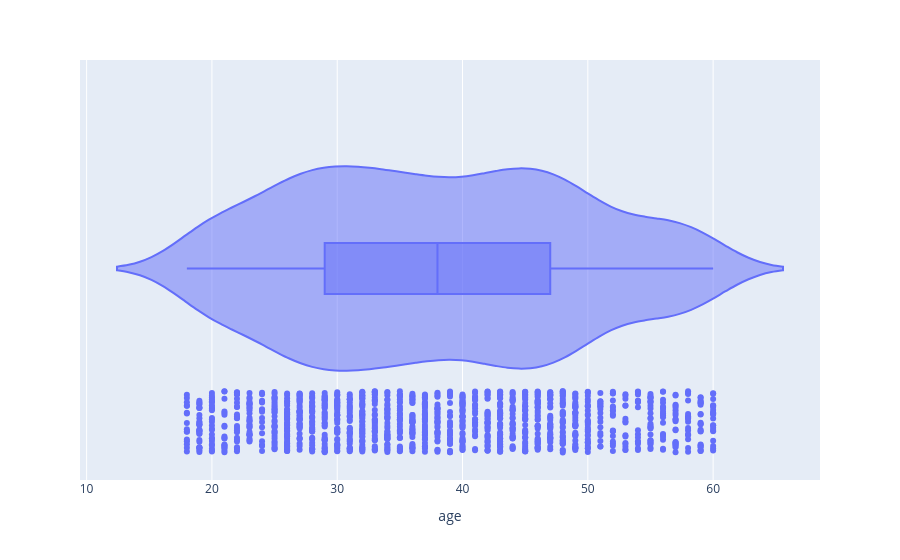

Here is the notebook cell this chart was saved with:
### Code cell
px.violin(data_frame=df,x='age',box=True,points='all')

### Figure 1 — Plotly figure (JSON) as saved in the notebook; plotly's stock layout.template omitted (floating-point values rounded to 4 significant figures; data arrays with more than 128 entries replaced by an {"elided": "..."} marker saying what was removed)
{"data": [{"alignmentgroup": "True", "box": {"visible": true}, "hovertemplate": "age=%{x}<extra></extra>", "legendgroup": "", "marker": {"color": "#636efa"}, "name": "", "offsetgroup": "", "orientation": "h", "points": "all", "scalegroup": "True", "showlegend": false, "type": "violin", "x": {"elided": "1340 float values"}, "x0": " ", "xaxis": "x", "y0": " ", "yaxis": "y"}], "layout": {"legend": {"tracegroupgap": 0}, "margin": {"t": 60}, "violinmode": "group", "xaxis": {"anchor": "y", "domain": [0, 1], "title": {"text": "age"}}, "yaxis": {"anchor": "x", "domain": [0, 1]}}}
